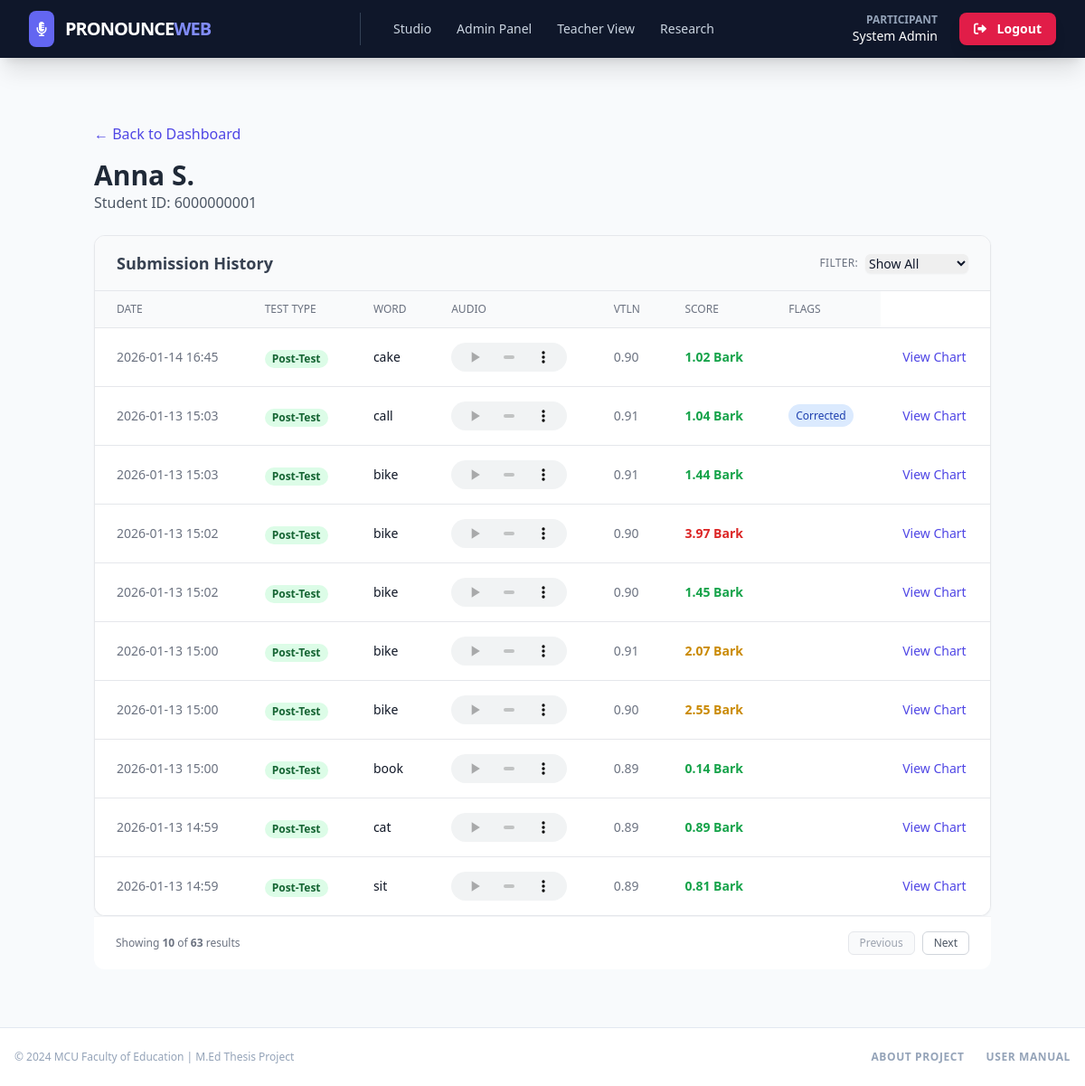
Before: /dashboard/teacher/student/20 (signed in) with the older database file.
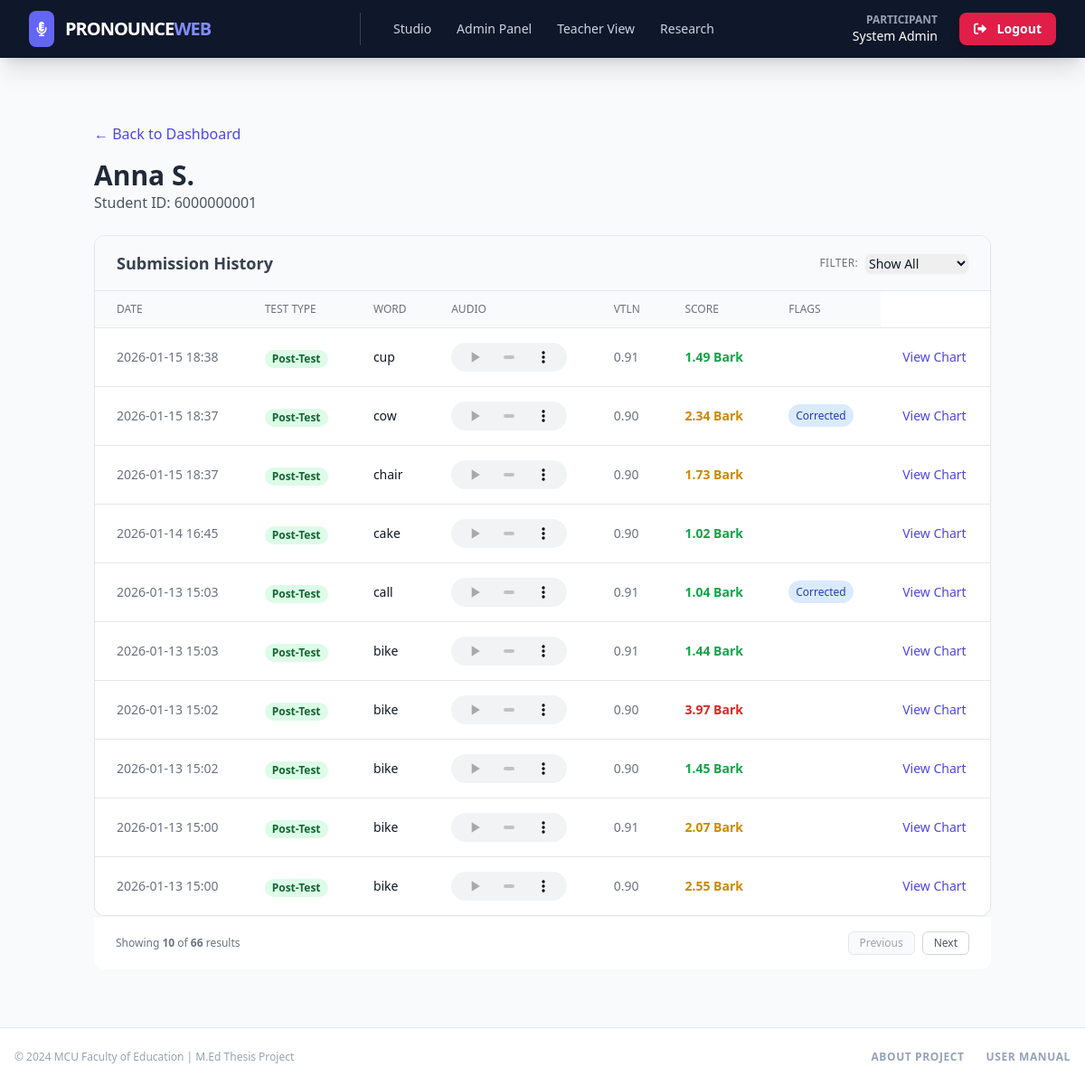
After: the same page with the newer database file.
### models.py (models this page shows, shortened)
class User(UserMixin, db.Model):
    __tablename__ = "users"
    id = db.Column(db.Integer, primary_key=True)
    username = db.Column(db.String(64), unique=True, index=True, nullable=False)
    password_hash = db.Column(db.String(256), nullable=False)
    first_name = db.Column(db.String(64), nullable=False)
    last_name = db.Column(db.String(64), nullable=False)
    student_id = db.Column(db.String(20), unique=True, nullable=True, index=True)
    role = db.Column(db.String(20), default="student", nullable=False)
    consented_at = db.Column(db.DateTime, nullable=True)
    created_at = db.Column(db.DateTime, default=lambda: datetime.now(timezone.utc))
    submissions = db.relationship("Submission", backref="user", lazy="dynamic")

class Submission(db.Model):
    __tablename__ = "submissions"
    id = db.Column(db.Integer, primary_key=True)
    user_id = db.Column(db.Integer, db.ForeignKey("users.id"), nullable=False)
    word_id = db.Column(db.Integer, db.ForeignKey("words.id"), nullable=False)
    test_type = db.Column(db.String(10), default="pre")  # 'pre' or 'post'
    file_path = db.Column(db.String(256), nullable=False)
    file_size_bytes = db.Column(db.Integer, nullable=True)
    timestamp = db.Column(db.DateTime, default=lambda: datetime.now(timezone.utc))
    analysis = db.relationship(
        "AnalysisResult",
        backref="submission",
        uselist=False,
        cascade="all, delete-orphan",
    )

class Word(db.Model):
    __tablename__ = "words"
    id = db.Column(db.Integer, primary_key=True)
    text = db.Column(db.String(64), unique=True, nullable=False)  # e.g., 'moon'
    sequence_order = db.Column(db.Integer, nullable=False)  # 1 to 20
    ipa = db.Column(db.String(64), nullable=True)  # e.g., /muːn/
    vowels = db.Column(db.String(64), nullable=True)  # e.g., uː
    stressed_vowel = db.Column(db.String(10), nullable=True)  # e.g., uː
    audio_path = db.Column(db.String(256), nullable=True)  # Path to MP3
    submissions = db.relationship("Submission", backref="target_word", lazy="dynamic")

class AnalysisResult(db.Model):
    __tablename__ = "analysis_results"
    id = db.Column(db.Integer, primary_key=True)
    submission_id = db.Column(
        db.Integer, db.ForeignKey("submissions.id"), nullable=False
    )
    f1_raw = db.Column(db.Float)
    f2_raw = db.Column(db.Float)
    f1_ref = db.Column(db.Float)
    f2_ref = db.Column(db.Float)
    scaling_factor = db.Column(db.Float, default=1.0)  # The 'alpha'
    f1_norm = db.Column(db.Float)  # Student F1 / alpha
    f2_norm = db.Column(db.Float)  # Student F2 / alpha
    distance_hz = db.Column(db.Float)  # Euclidean distance in Hz
    distance_bark = db.Column(db.Float)  # Perceptual distance
    is_deep_voice_corrected = db.Column(
        db.Boolean, default=False
    )  # True if 4000Hz ceiling was used
    is_outlier = db.Column(db.Boolean, default=False)  # True if score > threshold
    updated_at = db.Column(db.DateTime, default=lambda: datetime.now(timezone.utc))

### dashboard_routes.py (the view)
@dashboards.route("/teacher/student/<int:user_id>")
@login_required
def student_detail(user_id):
    if current_user.role not in ["teacher", "admin"]:
        flash("Access denied.", "danger")
        return redirect(url_for("index"))
    student = User.query.get_or_404(user_id)
    if student.role != "student":
        flash("Invalid student selection.", "warning")
        return redirect(url_for("dashboards.teacher_dashboard"))
    test_type_filter = request.args.get("test_type", "all")
    page = request.args.get("page", 1, type=int)
    per_page = 10
    query = student.submissions.order_by(Submission.timestamp.desc())
    if test_type_filter in ["pre", "post"]:
        query = query.filter(Submission.test_type == test_type_filter)
    submissions_pagination = query.paginate(
        page=page, per_page=per_page, error_out=False
    )
    return render_template(
        "dashboards/student_detail.html",
        student=student,
        submissions=submissions_pagination,
        current_filter=test_type_filter,
    )

### templates/dashboards/student_detail.html (shortened to what this page needs)
{% extends "base.html" %}
{% block content %}
<div class="container mx-auto px-4 py-8">
    <div class="mb-6">
        <a href="{{ url_for('dashboards.teacher_dashboard') }}"
            class="text-indigo-600 hover:underline mb-4 inline-block">&larr; Back to Dashboard</a>
        <h1 class="text-3xl font-bold text-gray-800">{{ student.first_name }} {{ student.last_name }}</h1>
        <p class="text-gray-600">Student ID: {{ student.student_id }}</p>
    </div>
    <div class="bg-white rounded-xl shadow-sm border border-gray-200 overflow-hidden">
        <div class="px-6 py-4 border-b border-gray-200 bg-gray-50">
            <div class="flex flex-col sm:flex-row justify-between items-center gap-4">
                <h2 class="text-lg font-semibold text-gray-700">Submission History</h2>
                <form method="GET" action="{{ url_for('dashboards.student_detail', user_id=student.id) }}">
                    <div class="flex items-center gap-2">
                        <label for="test_type"
                            class="text-xs font-medium text-gray-500 uppercase tracking-wide">Filter:</label>
                        <select name="test_type" id="test_type" onchange="this.form.submit()"
                            class="text-sm border-gray-300 rounded-md shadow-sm focus:border-indigo-300 focus:ring focus:ring-indigo-200 focus:ring-opacity-50">
                            <option value="all" {% if current_filter=='all' %}selected{% endif %}>Show All</option>
                        </select>
                    </div>
                </form>
            </div>
        </div>
        {% if submissions %}
        <table class="min-w-full divide-y divide-gray-200">
            <thead class="bg-gray-50">
                <tr>
                    <th class="px-6 py-3 text-left text-xs font-medium text-gray-500 uppercase">Date</th>
                    <th class="px-6 py-3 text-left text-xs font-medium text-gray-500 uppercase">Test Type</th>
                    <th class="px-6 py-3 text-left text-xs font-medium text-gray-500 uppercase">Word</th>
                    <th class="px-6 py-3 text-left text-xs font-medium text-gray-500 uppercase">Audio</th>
                    <th class="px-6 py-3 text-left text-xs font-medium text-gray-500 uppercase">VTLN</th>
                    <th class="px-6 py-3 text-left text-xs font-medium text-gray-500 uppercase">Score</th>
                    <th class="px-6 py-3 text-left text-xs font-medium text-gray-500 uppercase">Flags</th>
                </tr>
            </thead>
            <tbody class="bg-white divide-y divide-gray-200">
                {% for sub in submissions %}
                <tr>
                    <td class="px-6 py-4 whitespace-nowrap text-sm text-gray-500">
                        {{ sub.timestamp.strftime('%Y-%m-%d %H:%M') }}
                    </td>
                    <td class="px-6 py-4 whitespace-nowrap">
                        {% if sub.test_type == 'pre' %}
                        <span
                            class="px-2 inline-flex text-xs leading-5 font-semibold rounded-full bg-indigo-100 text-indigo-800">
                            Pre-Test
                        </span>
                        {% else %}
                        <span
                            class="px-2 inline-flex text-xs leading-5 font-semibold rounded-full bg-green-100 text-green-800">
                            Post-Test
                        </span>
                        {% endif %}
                    </td>
                    <td class="px-6 py-4 whitespace-nowrap text-sm font-medium text-gray-900">
                        {{ sub.target_word.text }}
                    </td>
                    <td class="px-6 py-4 whitespace-nowrap text-sm text-gray-500">
                        <audio controls class="h-8 w-32">
                            <source src="{{ url_for('get_submission_audio', filepath=sub.file_path) }}"
                                type="audio/mpeg">
                        </audio>
                    </td>
                    {% if sub.analysis %}
                    <td class="px-6 py-4 whitespace-nowrap text-sm text-gray-500">
                        {{ "%.2f"|format(sub.analysis.scaling_factor) }}
                    </td>
                    <td class="px-6 py-4 whitespace-nowrap text-sm">
                        {% set d = sub.analysis.distance_bark %}
                        {% if d is not none %}
                        {% if d < 1.5 %} <span class="text-green-600 font-bold">{{ "%.2f"|format(d) }} Bark</span>
                            {% elif d < 3.0 %} <span class="text-yellow-600 font-bold">{{ "%.2f"|format(d) }}
                                Bark</span>
                                {% else %} <span class="text-red-600 font-bold">{{ "%.2f"|format(d) }} Bark</span>
                                {% endif %}
                                {% else %}
                                <span class="text-gray-400">N/A</span>
                                {% endif %}
                    </td>
                    <td class="px-6 py-4 whitespace-nowrap text-xs">
                        {% if sub.analysis.is_deep_voice_corrected %}
                        <span class="px-2 py-1 bg-blue-100 text-blue-800 rounded-full mr-1">Corrected</span>
                        {% endif %}
                    </td>
                    <td class="px-6 py-4 whitespace-nowrap text-sm text-gray-500">
                        <button onclick="openChartModal('{{ sub.id }}')"
                            class="text-indigo-600 hover:text-indigo-900 font-medium">
                            View Chart
                        </button>
                    </td>
                    {% else %}
                    <td colspan="4" class="px-6 py-4 whitespace-nowrap text-sm text-gray-400 italic">
                        Pending Analysis...
                    </td>
                    {% endif %}
                </tr>
                {% endfor %}
            </tbody>
        </table>
    </div>
    {% if submissions.total > 10 %}
    <div class="px-6 py-4 border-t border-gray-100 bg-white flex justify-between items-center rounded-b-xl">
        <span class="text-xs text-gray-500">
            Showing <strong>{{ submissions.items|length }}</strong> of <strong>{{ submissions.total }}</strong> results
        </span>
        <div class="flex gap-2">
            {% if submissions.has_prev %}
            <a href="{{ url_for('dashboards.student_detail', user_id=student.id, page=submissions.prev_num, test_type=current_filter) }}"
                class="px-3 py-1 border border-gray-300 rounded-md text-xs text-gray-600 hover:bg-gray-100 transition">Previous</a>
            {% else %}
            <button
                class="px-3 py-1 border border-gray-200 rounded-md text-xs text-gray-400 bg-gray-50 cursor-not-allowed"
                disabled>Previous</button>
            {% endif %}
            {% if submissions.has_next %}
            <a href="{{ url_for('dashboards.student_detail', user_id=student.id, page=submissions.next_num, test_type=current_filter) }}"
                class="px-3 py-1 border border-gray-300 rounded-md text-xs text-gray-600 hover:bg-gray-100 transition">Next</a>
            {% else %}
            <button
                class="px-3 py-1 border border-gray-200 rounded-md text-xs text-gray-400 bg-gray-50 cursor-not-allowed"
                disabled>Next</button>
            {% endif %}
        </div>
    </div>
    {% endif %}
    {% else %}
    <div class="p-8 text-center text-gray-500">
        No submissions found for filter: <strong>{{ current_filter|upper }}</strong>.
    </div>
    {% endif %}
</div>
</div>
{% endblock %}

### templates/base.html (shortened to what this page needs)
<!DOCTYPE html>
<html lang="en">
<head>
    <script src="https://cdn.tailwindcss.com"></script>
    <link href="https://cdnjs.cloudflare.com/ajax/libs/font-awesome/6.0.0/css/all.min.css" rel="stylesheet">
    <link rel="stylesheet" href="{{ url_for('static', filename='css/styles.css') }}">
</head>
<body class="bg-slate-50 font-sans text-slate-900 flex flex-col min-h-screen">
    <nav class="bg-slate-900 text-white shadow-xl sticky top-0 z-50">
        <div class="max-w-7xl mx-auto px-4 sm:px-6 lg:px-8">
            <div class="flex items-center justify-between h-16">
                <div class="flex items-center">
                    <a href="{{ url_for('index') }}" class="flex items-center space-x-2 md:space-x-3 group">
                        <div class="bg-indigo-500 p-1.5 md:p-2 rounded-lg group-hover:bg-indigo-400 transition">
                            <i class="fas fa-microphone-lines text-white"></i>
                        </div>
                        <span class="font-black text-lg md:text-xl tracking-tighter uppercase">Pronounce<span
                                class="text-indigo-400">Web</span></span>
                    </a>
                </div>
                {% if current_user.role == 'admin' %}
                <div class="hidden md:flex items-center space-x-1 ml-6 border-l border-slate-700 pl-6">
                    <a href="{{ url_for('index') }}"
                        class="px-3 py-2 rounded-md text-sm font-medium text-slate-300 hover:text-white hover:bg-slate-800 transition">Studio</a>
                    <a href="{{ url_for('dashboards.admin_dashboard') }}"
                        class="px-3 py-2 rounded-md text-sm font-medium text-slate-300 hover:text-white hover:bg-slate-800 transition">Admin
                        Panel</a>
                    <a href="{{ url_for('dashboards.teacher_dashboard') }}"
                        class="px-3 py-2 rounded-md text-sm font-medium text-slate-300 hover:text-white hover:bg-slate-800 transition">Teacher
                        View</a>
                    <a href="{{ url_for('dashboards.research_dashboard') }}"
                        class="px-3 py-2 rounded-md text-sm font-medium text-slate-300 hover:text-white hover:bg-slate-800 transition">Research</a>
                </div>
                {% endif %}
                <div class="flex items-center space-x-2 md:space-x-6">
                    {% if current_user.is_authenticated %}
                    <div class="hidden md:flex flex-col items-end">
                        <span class="text-xs font-bold text-slate-400 uppercase">Participant</span>
                        <span class="text-sm font-medium">{{ current_user.first_name }} {{ current_user.last_name
                            }}</span>
                    </div>
                    <a href="{{ url_for('auth.logout') }}"
                        class="bg-rose-600 hover:bg-rose-700 text-white px-4 py-2 rounded-lg text-sm font-bold transition shadow-lg">
                        <i class="fas fa-sign-out-alt mr-2"></i> Logout
                    </a>
                    {% else %}
                    <a href="{{ url_for('auth.login') }}"
                        class="text-slate-300 hover:text-white font-bold text-sm">Login</a>
                    <a href="{{ url_for('auth.register') }}"
                        class="bg-indigo-600 hover:bg-indigo-700 px-3 py-1.5 md:px-4 md:py-2 rounded-lg text-sm font-bold transition">Register</a>
                    {% endif %}
                </div>
            </div>
        </div>
    </nav>
    <main class="flex-grow">
        <div class="max-w-7xl mx-auto pt-10 pb-8 px-4 sm:px-6 lg:px-8">
            {% block content %}{% endblock %}
    </main>
    <footer class="bg-white border-t border-slate-200 py-6 mt-auto">
        <div class="max-w-7xl mx-auto px-4 flex flex-col md:flex-row justify-between items-center gap-4">
            <p class="text-slate-400 text-xs font-medium">
                &copy; 2024 MCU Faculty of Education | M.Ed Thesis Project
            </p>
            <div class="flex items-center gap-6">
                <a href="{{ url_for('about') }}"
                    class="text-slate-400 hover:text-indigo-600 text-xs font-bold uppercase tracking-wider transition">About
                    Project</a>
                <a href="{{ url_for('manual') }}"
                    class="text-slate-400 hover:text-indigo-600 text-xs font-bold uppercase tracking-wider transition">User
                    Manual</a>
            </div>
        </div>
    </footer>
</body>
</html>

Changed rows visible on the page:
no longer on this page (row unchanged): Submission: timestamp "2026-01-13 15:00", test_type "Post-Test", target_word.text "book"
no longer on this page (row unchanged): AnalysisResult: analysis.scaling_factor "0.89", distance_bark "0.14"
no longer on this page (row unchanged): Submission: timestamp "2026-01-13 14:59", test_type "Post-Test", target_word.text "cat"
no longer on this page (row unchanged): AnalysisResult: analysis.scaling_factor "0.89", distance_bark "0.89"
no longer on this page (row unchanged): Submission: timestamp "2026-01-13 14:59", test_type "Post-Test", target_word.text "sit"
no longer on this page (row unchanged): AnalysisResult: analysis.scaling_factor "0.89", distance_bark "0.81"
added Submission: timestamp "2026-01-15 18:38", test_type "Post-Test", target_word.text "cup"
added AnalysisResult: analysis.scaling_factor "0.91", distance_bark "1.49"
added Submission: timestamp "2026-01-15 18:37", test_type "Post-Test", target_word.text "cow", shows "Corrected"
added AnalysisResult: analysis.scaling_factor "0.90", distance_bark "2.34"
added Submission: timestamp "2026-01-15 18:37", test_type "Post-Test", target_word.text "chair"
added AnalysisResult: analysis.scaling_factor "0.90", distance_bark "1.73"
Other visible differences:
{{ submissions.total }}: "63" → "66"
